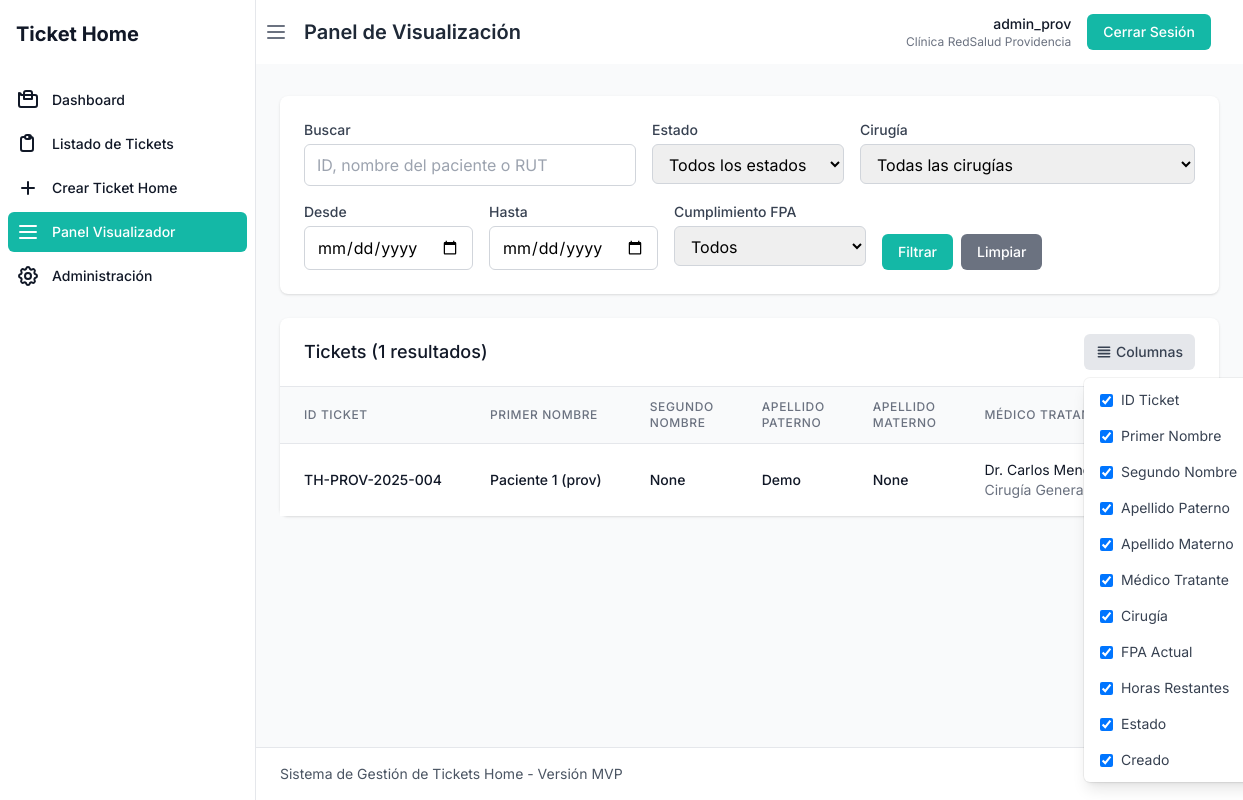
The app's page /visualizador/dashboard (signed in), older data.
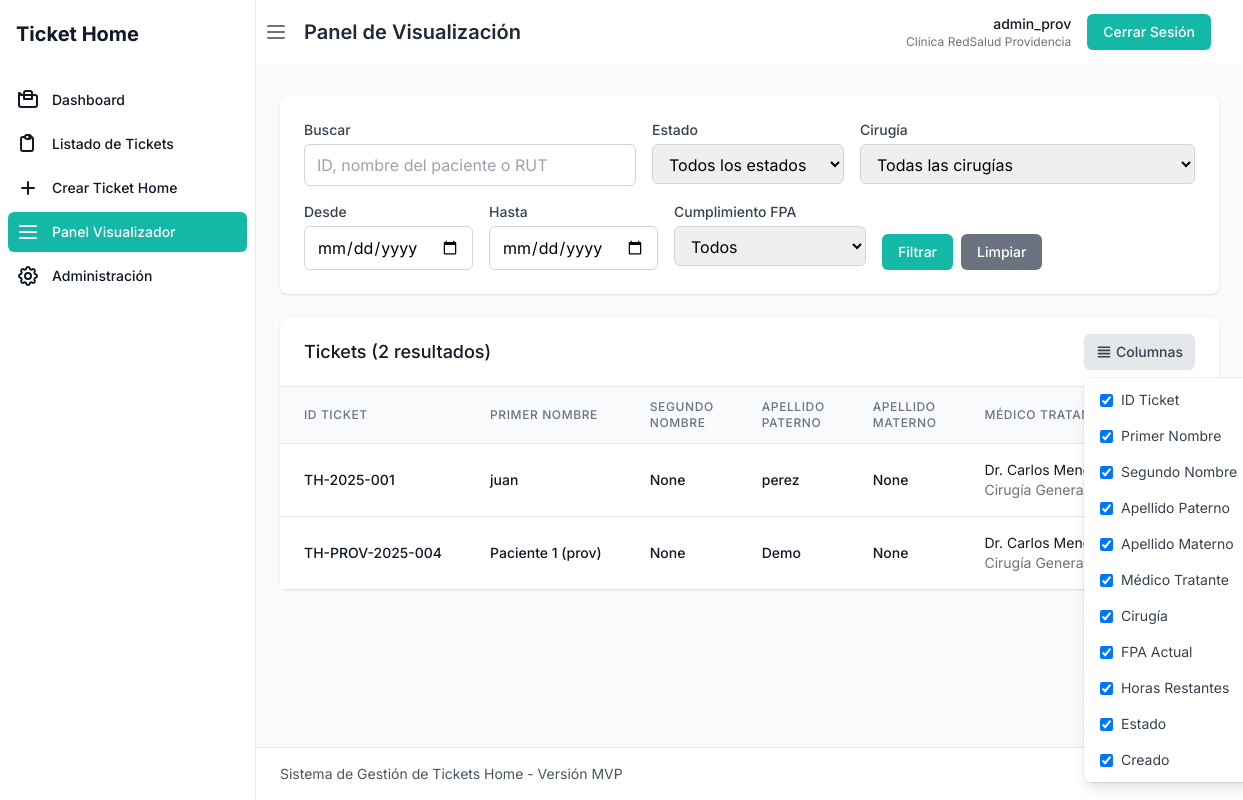
The same page, newer data.
### models.py (models this page shows, shortened)
class Ticket(db.Model):
    id = db.Column(db.String(20), primary_key=True)
    patient_id = db.Column(db.Integer, db.ForeignKey('patient.id'), nullable=True)
    surgery_id = db.Column(db.Integer, db.ForeignKey('surgery.id'), nullable=True)
    technique_id = db.Column(db.Integer, db.ForeignKey('technique.id'), nullable=True)
    doctor_id = db.Column(db.Integer, db.ForeignKey('doctor.id'), nullable=True)
    discharge_slot_id = db.Column(db.Integer, db.ForeignKey('discharge_time_slot.id'), nullable=True)
    clinic_id = db.Column(db.Integer, db.ForeignKey('clinic.id'), nullable=False)
    stay_adjustment_ids = db.Column(db.Text, nullable=True)
    pavilion_end_time = db.Column(db.DateTime, nullable=False)
    initial_fpa = db.Column(db.DateTime, nullable=False)
    current_fpa = db.Column(db.DateTime, nullable=False)
    overnight_stays = db.Column(db.Integer, nullable=False)
    status = db.Column(db.String(20), nullable=False, default='Vigente')
    created_at = db.Column(db.DateTime, default=datetime.utcnow)
    created_by = db.Column(db.String(80), nullable=False)
    closed_at = db.Column(db.DateTime, nullable=True)
    closed_reason = db.Column(db.String(500), nullable=True)
    actual_discharge_date = db.Column(db.DateTime, nullable=True)
    compliance_status = db.Column(db.String(20), nullable=True)
    annulled_at = db.Column(db.DateTime, nullable=True)
    annulled_reason = db.Column(db.String(500), nullable=True)
    annulled_by = db.Column(db.String(80), nullable=True)
    surgery = db.relationship('Surgery', backref='tickets')
    technique = db.relationship('Technique', backref='tickets')
    modifications = db.relationship('FpaModification', backref='ticket', lazy=True, cascade='all, delete-orphan')
    def get_modification_count(self):
        return len(self.modifications)

class Patient(db.Model):
    id = db.Column(db.Integer, primary_key=True)
    rut = db.Column(db.String(12), nullable=False, index=True)
    primer_nombre = db.Column(db.String(100), nullable=False)
    segundo_nombre = db.Column(db.String(100), nullable=True)
    apellido_paterno = db.Column(db.String(100), nullable=False)
    apellido_materno = db.Column(db.String(100), nullable=True)
    age = db.Column(db.Integer, nullable=False)
    sex = db.Column(db.String(10), nullable=False)
    episode_id = db.Column(db.String(50), nullable=True)
    room_location = db.Column(db.String(100), nullable=True)
    clinic_id = db.Column(db.Integer, db.ForeignKey('clinic.id'), nullable=False)
    tickets = db.relationship('Ticket', backref='patient', lazy=True)

class Doctor(db.Model):
    id = db.Column(db.Integer, primary_key=True)
    name = db.Column(db.String(200), nullable=False)
    specialty = db.Column(db.String(100), nullable=True)
    medical_license = db.Column(db.String(50), nullable=True)
    is_active = db.Column(db.Boolean, default=True)
    created_at = db.Column(db.DateTime, default=datetime.utcnow)
    clinic_id = db.Column(db.Integer, db.ForeignKey('clinic.id'), nullable=False)
    tickets = db.relationship('Ticket', backref='attending_doctor', lazy=True)

### routes/visualizador.py (the view)
@visualizador_bp.route('/dashboard')
@login_required
def dashboard():
    if current_user.role not in ['admin', 'visualizador']:
        return "Acceso no autorizado", 403
    filters = {
        'status': request.args.get('status', ''),
        'search': request.args.get('search', ''),
        'surgery': request.args.get('surgery', ''),
        'date_from': request.args.get('date_from', ''),
        'date_to': request.args.get('date_to', ''),
        'compliance': request.args.get('compliance', '')
    }
    sort_by = request.args.get('sort_by', 'created_at')
    sort_dir = request.args.get('sort_dir', 'desc')
    query = _build_tickets_query(filters)
    if sort_by == 'patient':
        order_column = Patient.primer_nombre
    elif sort_by == 'surgery':
        order_column = Surgery.name
    elif sort_by == 'fpa':
        order_column = Ticket.current_fpa
    else:
        order_column = getattr(Ticket, sort_by, Ticket.created_at)
    if sort_dir == 'desc':
        query = query.order_by(db.desc(order_column))
    else:
        query = query.order_by(db.asc(order_column))
    tickets = query.all()
    tickets_fpa_count = query.filter(Ticket.current_fpa.isnot(None)).count()
    for ticket in tickets:
        if ticket.status == 'Vigente' and ticket.current_fpa:
            ticket.time_remaining = calculate_time_remaining(ticket.current_fpa)
        else:
            ticket.time_remaining = None
    surgeries = Surgery.query.filter_by(is_active=True, clinic_id=current_user.clinic_id).all()
    return render_template(
        'visualizador/dashboard.html',
        tickets=tickets,
        tickets_fpa_count=tickets_fpa_count,
        surgeries=surgeries,
        filters=filters
    )

### models.py (called while the page is built)
    def is_admin(self):
        return self.role == 'admin'

### routes/utils.py (called while the page is built)
def calculate_time_remaining(fpa):
    if not fpa:
        return None
    now = datetime.now()
    if fpa <= now:
        return {'days': 0, 'hours': 0, 'minutes': 0, 'seconds': 0, 'expired': True}
    time_diff = fpa - now
    days = time_diff.days
    hours, remainder = divmod(time_diff.seconds, 3600)
    minutes, seconds = divmod(remainder, 60)
    return {
        'days': days,
        'hours': hours,
        'minutes': minutes,
        'seconds': seconds,
        'expired': False
    }

### templates/visualizador/dashboard.html (shortened to what the changed rows need)
{% extends "base.html" %}
{% from "tickets/_ticket_table.html" import render_ticket_table %}
{% block page_title %}Panel de Visualización{% endblock %}
{% block content %}
<div class="space-y-6">
    <div class="bg-white shadow rounded-lg">
        <div class="px-6 py-4 border-b border-gray-200">
            <div class="flex flex-col sm:flex-row justify-between items-start sm:items-center gap-4">
                <h3 class="text-lg font-medium text-gray-900">
                    Tickets ({{ tickets|length }} resultados)
                </h3>
                <div class="flex flex-wrap gap-2">
                    <div x-data="{ open: false }">
                    </div>
                </div>
            </div>
        </div>
        {% if tickets %}
        {{ render_ticket_table(tickets, show_actions=False) }}
        {% else %}
        <div class="px-6 py-12 text-center">
            <h3 class="mt-2 text-sm font-medium text-gray-900">No hay tickets</h3>
            <p class="mt-1 text-sm text-gray-500">No se encontraron tickets que coincidan con los filtros aplicados.</p>
        </div>
        {% endif %}
    </div>
</div>
{% endblock %}

### templates/tickets/_ticket_table.html (shortened to what this page needs)
{% macro render_ticket_table(tickets, show_actions) %}
<div class="overflow-x-auto">
    <table id="tickets-table" class="min-w-full divide-y divide-gray-200">
        <thead class="bg-gray-50">
            <tr>
                <th scope="col" class="px-6 py-3 text-left text-xs font-medium text-gray-500 uppercase tracking-wider" data-column-name="ID Ticket" data-sort-key="id">
                    ID Ticket
                </th>
                <th scope="col" class="px-6 py-3 text-left text-xs font-medium text-gray-500 uppercase tracking-wider" data-column-name="Primer Nombre" data-sort-key="patient">Primer Nombre</th>
                <th scope="col" class="px-6 py-3 text-left text-xs font-medium text-gray-500 uppercase tracking-wider" data-column-name="Segundo Nombre" data-sort-key="patient">Segundo Nombre</th>
                <th scope="col" class="px-6 py-3 text-left text-xs font-medium text-gray-500 uppercase tracking-wider" data-column-name="Apellido Paterno" data-sort-key="patient">Apellido Paterno</th>
                <th scope="col" class="px-6 py-3 text-left text-xs font-medium text-gray-500 uppercase tracking-wider" data-column-name="Apellido Materno" data-sort-key="patient">Apellido Materno</th>
                <th scope="col" class="px-6 py-3 text-left text-xs font-medium text-gray-500 uppercase tracking-wider" data-column-name="Médico Tratante" data-sort-key="doctor">Médico Tratante</th>
                <th scope="col" class="px-6 py-3 text-left text-xs font-medium text-gray-500 uppercase tracking-wider" data-column-name="Cirugía" data-sort-key="surgery">Cirugía</th>
            </tr>
        </thead>
        <tbody class="bg-white divide-y divide-gray-200">
            {% for ticket in tickets %}
            <tr class="hover:bg-gray-50">
                <td class="px-6 py-4 whitespace-nowrap" data-column-name="ID Ticket">
                    <div class="text-sm font-medium text-gray-900">{{ ticket.id }}</div>
                </td>
                <td class="px-6 py-4 whitespace-nowrap" data-column-name="Primer Nombre">
                    <div class="text-sm font-medium text-gray-900">{{ ticket.patient.primer_nombre }}</div>
                </td>
                <td class="px-6 py-4 whitespace-nowrap" data-column-name="Segundo Nombre">
                    <div class="text-sm font-medium text-gray-900">{{ ticket.patient.segundo_nombre }}</div>
                </td>
                <td class="px-6 py-4 whitespace-nowrap" data-column-name="Apellido Paterno">
                    <div class="text-sm font-medium text-gray-900">{{ ticket.patient.apellido_paterno }}</div>
                </td>
                <td class="px-6 py-4 whitespace-nowrap" data-column-name="Apellido Materno">
                    <div class="text-sm font-medium text-gray-900">{{ ticket.patient.apellido_materno }}</div>
                </td>
                <td class="px-6 py-4 whitespace-nowrap" data-column-name="Médico Tratante">
                    <div class="text-sm text-gray-900">{{ ticket.attending_doctor.name if ticket.attending_doctor else 'N/A' }}</div>
                    <div class="text-sm text-gray-500">{{ ticket.attending_doctor.specialty if ticket.attending_doctor else '' }}</div>
                </td>
                <td class="px-6 py-4 whitespace-nowrap" data-column-name="Cirugía">
                    <div class="text-sm text-gray-900">{{ ticket.surgery.name }}</div>
                    <div class="text-sm text-gray-500">{{ ticket.surgery.specialty }}</div>
                </td>
            </tr>
            {% endfor %}
        </tbody>
    </table>
</div>
{% endmacro %}

Row changes from the older to the newer data that the page shows:
now on this page (row edited): Ticket: id "TH-2025-001", patient.primer_nombre "juan", patient.segundo_nombre "None", patient.apellido_paterno "perez", patient.apellido_materno "None", attending_doctor "Dr. Carlos Mendoza (prov)", attending_doctor "Cirugía General"
Text that changed along with them:
{{ tickets|length }}: "1" → "2"
